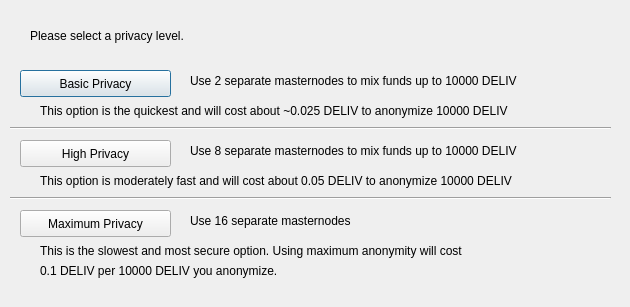
<?xml version="1.0" encoding="UTF-8"?>
<ui version="4.0">
 <class>ObfuscationConfig</class>
 <widget class="QDialog" name="ObfuscationConfig">
  <property name="geometry">
   <rect>
    <x>0</x>
    <y>0</y>
    <width>630</width>
    <height>307</height>
   </rect>
  </property>
  <property name="windowTitle">
   <string>Configure Obfuscation</string>
  </property>
  <widget class="QPushButton" name="buttonBasic">
   <property name="geometry">
    <rect>
     <x>20</x>
     <y>70</y>
     <width>151</width>
     <height>27</height>
    </rect>
   </property>
   <property name="text">
    <string>Basic Privacy</string>
   </property>
  </widget>
  <widget class="QPushButton" name="buttonHigh">
   <property name="geometry">
    <rect>
     <x>20</x>
     <y>140</y>
     <width>151</width>
     <height>27</height>
    </rect>
   </property>
   <property name="text">
    <string>High Privacy</string>
   </property>
  </widget>
  <widget class="QPushButton" name="buttonMax">
   <property name="geometry">
    <rect>
     <x>20</x>
     <y>210</y>
     <width>151</width>
     <height>27</height>
    </rect>
   </property>
   <property name="text">
    <string>Maximum Privacy</string>
   </property>
  </widget>
  <widget class="QLabel" name="label">
   <property name="geometry">
    <rect>
     <x>30</x>
     <y>20</y>
     <width>571</width>
     <height>31</height>
    </rect>
   </property>
   <property name="text">
    <string>Please select a privacy level.</string>
   </property>
  </widget>
  <widget class="QLabel" name="label_2">
   <property name="geometry">
    <rect>
     <x>190</x>
     <y>70</y>
     <width>421</width>
     <height>21</height>
    </rect>
   </property>
   <property name="text">
    <string>Use 2 separate masternodes to mix funds up to 10000 DELIV</string>
   </property>
  </widget>
  <widget class="QLabel" name="label_3">
   <property name="geometry">
    <rect>
     <x>190</x>
     <y>140</y>
     <width>411</width>
     <height>21</height>
    </rect>
   </property>
   <property name="text">
    <string>Use 8 separate masternodes to mix funds up to 10000 DELIV</string>
   </property>
  </widget>
  <widget class="QLabel" name="label_4">
   <property name="geometry">
    <rect>
     <x>190</x>
     <y>210</y>
     <width>421</width>
     <height>21</height>
    </rect>
   </property>
   <property name="text">
    <string>Use 16 separate masternodes</string>
   </property>
  </widget>
  <widget class="QLabel" name="label_6">
   <property name="geometry">
    <rect>
     <x>40</x>
     <y>100</y>
     <width>561</width>
     <height>21</height>
    </rect>
   </property>
   <property name="text">
    <string>This option is the quickest and will cost about ~0.025 DELIV to anonymize 10000 DELIV</string>
   </property>
  </widget>
  <widget class="QLabel" name="label_7">
   <property name="geometry">
    <rect>
     <x>40</x>
     <y>170</y>
     <width>561</width>
     <height>21</height>
    </rect>
   </property>
   <property name="text">
    <string>This option is moderately fast and will cost about 0.05 DELIV to anonymize 10000 DELIV</string>
   </property>
  </widget>
  <widget class="QLabel" name="label_8">
   <property name="geometry">
    <rect>
     <x>40</x>
     <y>240</y>
     <width>561</width>
     <height>21</height>
    </rect>
   </property>
   <property name="text">
    <string>This is the slowest and most secure option. Using maximum anonymity will cost</string>
   </property>
  </widget>
  <widget class="QLabel" name="label_9">
   <property name="geometry">
    <rect>
     <x>40</x>
     <y>260</y>
     <width>561</width>
     <height>21</height>
    </rect>
   </property>
   <property name="text">
    <string>0.1 DELIV per 10000 DELIV you anonymize.</string>
   </property>
  </widget>
  <widget class="Line" name="line">
   <property name="geometry">
    <rect>
     <x>10</x>
     <y>120</y>
     <width>601</width>
     <height>16</height>
    </rect>
   </property>
   <property name="orientation">
    <enum>Qt::Horizontal</enum>
   </property>
  </widget>
  <widget class="Line" name="line_2">
   <property name="geometry">
    <rect>
     <x>10</x>
     <y>190</y>
     <width>601</width>
     <height>16</height>
    </rect>
   </property>
   <property name="orientation">
    <enum>Qt::Horizontal</enum>
   </property>
  </widget>
 </widget>
 <resources/>
 <connections/>
</ui>
